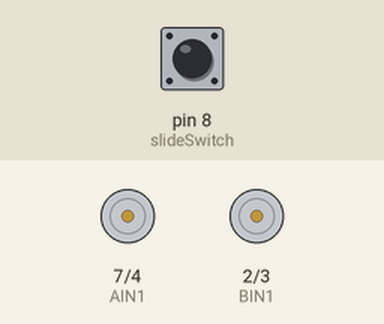
Bench run of a sketch on a simulated Arduino Uno, built with avr-gcc and run on an emulated ATmega328P. Shown: motor-driver pin pairs drawn as motors (green arrow = first pin HIGH = forward, orange = second pin HIGH = backward, longer = more drive, scaled by the enable pin). Inputs (shaded band) come from the test bench; at power-on: pin 8 (slideSwitch) HIGH.

Above: at 1.2 s.
1.3 s: pin 8 (slideSwitch) pulled LOW for 0.15 s
At 1.6 s:
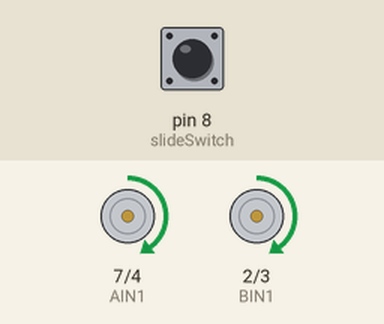
4.4 s: pin 8 (slideSwitch) pulled LOW for 1 s
At 5.9 s:
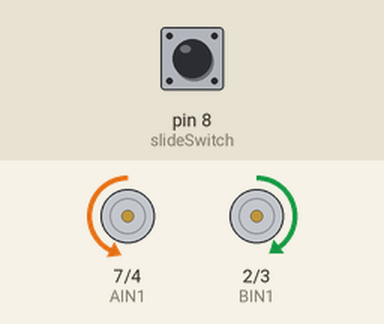
7.6 s: pin 8 (slideSwitch) pulled LOW for 3.2 s
At 11.4 s:
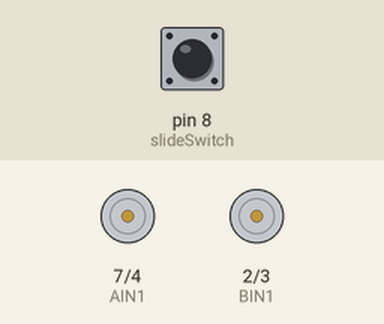
Timing chart, 0 to 12.9 s (numbered marks = the images above; inputs shaded):
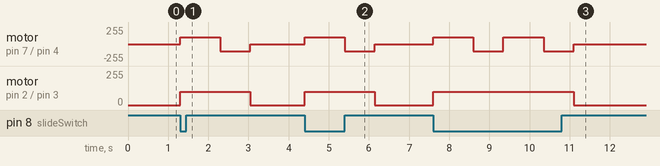

Measured:
- after the input at 1.3 s, motor on pin 7 (AIN1) / pin 4 (AIN2): stopped → forward 100/255 at once, → backward 110/255 1.0 s later, → stopped 0.75 s later; motor on pin 2 (BIN1) / pin 3 (BIN2): stopped → forward 100/255 at once, → stopped 1.8 s later
- after the input at 4.4 s, motor on pin 7 (AIN1) / pin 4 (AIN2): stopped → forward 100/255 at once, → backward 110/255 1.0 s later, → stopped 0.75 s later; motor on pin 2 (BIN1) / pin 3 (BIN2): stopped → forward 100/255 at once, → stopped 1.8 s later
- after the input at 7.6 s, motor on pin 7 (AIN1) / pin 4 (AIN2): stopped → forward 100/255 at once, → backward 110/255 1.0 s later, → forward 100/255 0.75 s later, → backward 110/255 1.0 s later, … (5 changes in this stretch); motor on pin 2 (BIN1) / pin 3 (BIN2): stopped → forward 100/255 at once, → stopped 3.5 s later

The sketch:

Move_Forward_test.ino
```cpp
//headers

//Global variables
// right motor
const int AIN1 = 7; // control motor pin A1
const int AIN2 = 4; // control motor pin A2
const int PWMA = 6; // control the speed

// left motor
const int BIN1 = 2;  // control motor pin B1
const int BIN2 = 3;  // control motor pin B2
const int PWMB = 5; // control the speed

int LEDright = 6; //back right LED
int LEDleft = 5; //back left LED

int slideSwitch = 8; // hold to turn the button on

//functions
void spinRightMotor();
void spinLeftMotor();
void driveForward();
void turnRight();
void turnLeft();
void driveBackwards();
void rightTurn();

void setup() {
  // put your setup code here, to run once:
  pinMode(slideSwitch, INPUT_PULLUP);
  pinMode(AIN1, OUTPUT);
  pinMode(AIN2, OUTPUT);
  pinMode(PWMA, OUTPUT);
  pinMode(BIN1, OUTPUT);
  pinMode(BIN2, OUTPUT);
  pinMode(PWMB, OUTPUT);
  pinMode(LEDright, OUTPUT);
  pinMode(LEDleft, OUTPUT);
}

void loop() {
  int buttonPressed = digitalRead(slideSwitch); // check to see if the button is pressed

  if (buttonPressed == LOW) {  // run this code if the switch is on

    driveForward();
    //right turn
    delay(1000);
//    rightTurn(); //led
    turnRight();
    delay(750);
  }
  else {
    digitalWrite(AIN1, LOW); //allstop
    digitalWrite(AIN2, LOW);
    digitalWrite(BIN1, LOW);
    digitalWrite(BIN2, LOW);
  }
  // put your main code here, to run repeatedly:

}
void rightTurn() {
// digitalWrite(LEDright, HIGH);
// delay(250);
// digitalWrite(LEDright, LOW);
// delay(75);
// digitalWrite(LEDright, HIGH);
// delay(250);
// digitalWrite(LEDright, LOW);
// delay(75);
 }
 void leftTurn() {
// digitalWrite(LEDleft, HIGH);
// delay(250);
// digitalWrite(LEDleft, LOW);
// delay(75);
// digitalWrite(LEDleft, HIGH);
// delay(250);
// digitalWrite(LEDleft, LOW);
// delay(75);
 }
 void driveForward(){
   digitalWrite(AIN1, HIGH);  // pin A1 is high
   digitalWrite(AIN2, LOW);   // pin A2 is low

   digitalWrite(BIN1, HIGH);  // pin B1 is high
   digitalWrite(BIN2, LOW);   // pin B2 is low

   analogWrite(PWMA, 100);    // speed of right motor
   analogWrite(PWMB, 100);    // speed of left motor
 }
 void driveBackwards(){
   digitalWrite(AIN1, LOW);  // pin A1 is high
   digitalWrite(AIN2, HIGH);   // pin A2 is low

   digitalWrite(BIN1, LOW);  // pin B1 is high
   digitalWrite(BIN2, HIGH);   // pin B2 is low

   analogWrite(PWMA, 100);    // speed of right motor
   analogWrite(PWMB, 100);    // speed of left motor
 }
 void turnRight(){
    digitalWrite(AIN1, LOW);   // pin A1 is low
    digitalWrite(AIN2, HIGH);  // pin A2 is high //right goes backwards

    digitalWrite(BIN1, HIGH);  // pin B1 is high
    digitalWrite(BIN2, LOW);   // pin B2 is low

    analogWrite(PWMA, 110);    // speed of right motor
    analogWrite(PWMB, 100);    // speed of left motor
 }
 void turnLeft(){
    digitalWrite(AIN1, HIGH);   // pin A1 is high
    digitalWrite(AIN2, LOW);  // pin A2 is low //left goes backwards

    digitalWrite(BIN1, LOW);  // pin B1 is low
    digitalWrite(BIN2, HIGH);   // pin B2 is high

    analogWrite(PWMA, 100);    // speed of right motor
    analogWrite(PWMB, 110);    // speed of left motor
 }

 //assembly 6502 lookup
```
